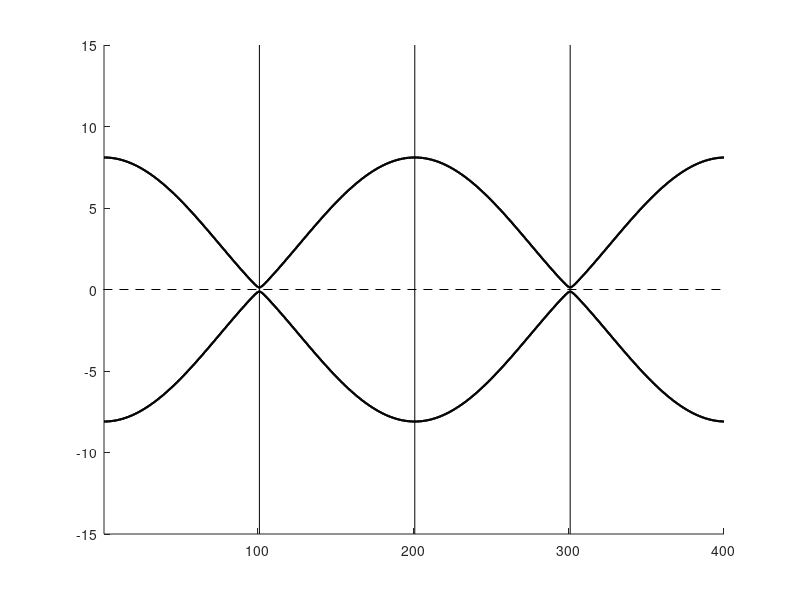

Here is the MATLAB script that generated this plot: (Note: this script raises an error after producing the figure.)
%%%          Band Structure Plot for ftn58sparse         %%%
%%% The spin polariztion is implemented in this function %%%
%%% 3/6/2016 Hans                                        %%%
%%% ---------------------------------------------------- %%%
clear all

E_range = [-15 15];
Ef      = 0;%-16;
isSP    = 0;
is2D    = 0;

%% Initial info. %%
load ftn58sparse.mat
norb = ftn58sparse.norb;
ii   = ftn58sparse.ij(:,1);
jj   = ftn58sparse.ij(:,2);
dd   = ftn58sparse.dd;
tt   = ftn58sparse.tt;
BR   = ftn58sparse.BR;
Sz   = [1 0;0 -1];

%% Kpoints %%%
nk = 100;

n = 0.5;
p1 = [linspace(0.0,-1/3,nk+1)' linspace(0.0,-2/3,nk+1)' linspace(0.0,0.0,nk+1)'];
p2 = [linspace(-1/3,0.0,nk+1)' linspace(-2/3,0.0,nk+1)' linspace(0.0,0.0,nk+1)'];
p3 = [linspace(0.0,1/3,nk+1)' linspace(0.0,2/3,nk+1)' linspace(0.0,0.0,nk+1)'];
p4 = [linspace(1/3,0.0,nk+1)' linspace(2/3,0.0,nk+1)' linspace(0.0,0.0,nk+1)'];
%p7 = [linspace(0.0,0.0,nk+1)' linspace(0.0,0.0,nk+1)' linspace(-0.5,0.0,nk+1)'];
%p8 = [linspace(0.0,0.0,nk+1)' linspace(0.0,0.0,nk+1)' linspace(0.0,0.5,nk+1)'];
list    = [1 101 201 301 400];
%kpoints = [p1(1:nk,:);p2(1:nk,:);p3(1:nk,:);p4(1:nk,:);p5(1:nk,:);p6(1:nk,:);p7(1:nk,:);p8(1:nk,:)]*2*pi;
kpoints = [p1(1:nk,:);p2(1:nk,:);p3(1:nk,:);p4(1:nk,:)]*2*pi;
%kpoints = [p1(1:nk,:);p2(1:nk,:)]*2*pi;

if is2D==1
    N1 = 251; N2 = 251;
    p1 = linspace(-0.0,0.2,N1); 
    p2 = linspace(-0.0,0.2,N2);  
    [K1,K2] = meshgrid(p1,p2);

    kk = 1;
    for n1=1:N1
        for n2=1:N2
            kpoints(kk,:) = [p1(n1) p2(n2) 0]*2*pi;
            kk = kk + 1;
        end
    end

    nks     = length(kpoints);
end
    

%% Eigenvalue and Eigenvector calculations %%%
tic
eigvec = cell(size(kpoints,1),1);
nks    = length(kpoints);
Ek     = zeros(nks,norb);
SPz    = zeros(nks,norb);
for ik=1:nks
    time_init=tic;
    Hsparse = sparse(ii,jj,exp(1i*dd*kpoints(ik,:)').*tt,norb,norb);
    HH      = full(Hsparse);
    HH      = (HH+HH')/2 ;
    [vec, Etemp] = eig(HH);
     
    Ham{ik,1}    = HH;
    eigvec{ik,1} = vec;

%     A(ik*norb-norb+1:ik*norb,1) = ik;
%     A(ik*norb-norb+1:ik*norb,2) = diag(Etemp);
    
    Ek(ik,:)  = diag(Etemp);
    SSPz      = vec'*kron(Sz,eye(norb/2))*vec;
    SSPz      = (SSPz+SSPz')/2;
    SPz(ik,:) = diag(SSPz); 
    
    if mod(ik,1e3)==0
        fprintf('%3i/%i: %.3fs [%.2fm]\n',ik,nks,toc,toc(time_init)/60);
    end
    
end
toc

if is2D==1
    Ekk = reshape(Ek,[N1,N2,4]);

    %% 2D-Band
    figure('position',[150 0 850 660],'paperposition',[0.25 0.25 8 10.5],...
           'papertype','usletter','numbertitle','off','name','kx_kz',...
           'PaperPositionMode','manual','paperorientation','portrait',...
           'color','w');

    for iband = [2 3]
    %     surface(K1,K2,Ekk(:,:,iband)-Ef,'LineStyle','-','LineWidth',0.01,...
    %             'EdgeColor','none');
        surf(K1,K2,Ekk(:,:,iband)-Ef,'FaceAlpha','interp',...
            'FaceColor','blue',...    
            'AlphaDataMapping','scaled',...
            'AlphaData',gradient(abs(Ekk(:,:,iband)-Ef))*1e2,...        
            'EdgeColor','none');
        hold on
    end

    lighting gouraud;
    box on;
    ax = gca;
    ax.XGrid= 'on';
    ax.YGrid= 'on';
    ax.ZGrid= 'on';
    ax.DataAspectRatio = [1 1 15];
    axis([K1(1) K1(end) K2(1) K2(end) -1 1]);

    set(gca,'FontSize',16,'TickLabelInterpreter','latex','FontWeight','bold');
    xlabel('\bf{k$_{x}$($2\pi/a$)}','interpreter','LaTex','FontSize',20,'FontWeight','bold');
    ylabel('\bf{k$_{y}$($2\pi/a$)}','interpreter','LaTex','FontSize',20,'FontWeight','bold');
    zlabel('\bf{Energy (eV)}','interpreter','LaTex','FontSize',20,'FontWeight','bold');
    return
end

% [~, Emin] = min(abs(Ek(1,:)-Ef));
% disp(Emin);

%% Plotting %%%
figure
color1 = [0.8500 0.3250 0.0980];
if isSP==1
    ncolor   = 1e4;
    spmap_p  = [linspace(1,1,ncolor+1)' linspace(0,1,ncolor+1)' linspace(0,1,ncolor+1)'];
    spmap_n  = [linspace(1,0,ncolor)' linspace(1,0,ncolor)' linspace(1,1,ncolor)'];
    spmap    = [spmap_p(1:ncolor,:);spmap_n];

    for ii=1:norb
        for ikk = 1:nks
            if SPz(ikk,ii) > 0
                scatter(ikk,Ek(ikk,ii)-Ef,SPz(ikk,ii),'r.','LineWidth',1);
            elseif SPz(ikk,ii) < 0
                scatter(ikk,Ek(ikk,ii)-Ef,-SPz(ikk,ii),'b.','LineWidth',1);
            end
        hold on
        end
    end
    colorbar('TickLabelInterpreter','LaTex','FontSize',18);
else
    %for ii=1:norb
        %plot(1:nks,Ek(:,1)-Ef,'r','LineWidth',1.5);
        %hold on
        %plot(1:nks,Ek(:,3)-Ef,'b','LineWidth',1.5);
        hold on
        %plot(1:nks,Ek-Ef,'k','LineWidth',1.5);
        plot(1:nks,Ek-Ef,'color','k','LineWidth',1.5);
    %end
end

for il = 2:size(list,2)-1
line('XData', [list(il) list(il)], 'YData', [E_range(1) E_range(2)], 'LineStyle', '-', ...
    'LineWidth', 0.1, 'Color','k');
end
line('XData', [0 nks], 'YData', [0 0], 'LineStyle', '--', ...
    'LineWidth', 0.5, 'Color','k');

axis([1 nks E_range(1) E_range(2)]);
ax = gca;
ax.TickDir    = 'in';
ax.FontSize   = 14;
ax.FontWeight = 'bold';
ax.TickLength = [0.02 0.02];
ax.XTick      = list(:);
ax.YTick      = E_range(1):10:E_range(2);
ax.XTickLabel = {'\bf{$\Gamma$}' '-K' '\bf{$\Gamma$}' 'K' '\bf{$\Gamma$}'};
% ax.XTickLabel = {'\bf{X}' '\bf{$\Gamma$}' '\bf{X}'};
% ax.XTickLabel = {};
ax.LineWidth  = 1.2;
ax.TickLabelInterpreter='latex';
ylabel('E(eV)','FontSize',18,'interpreter','LaTex');